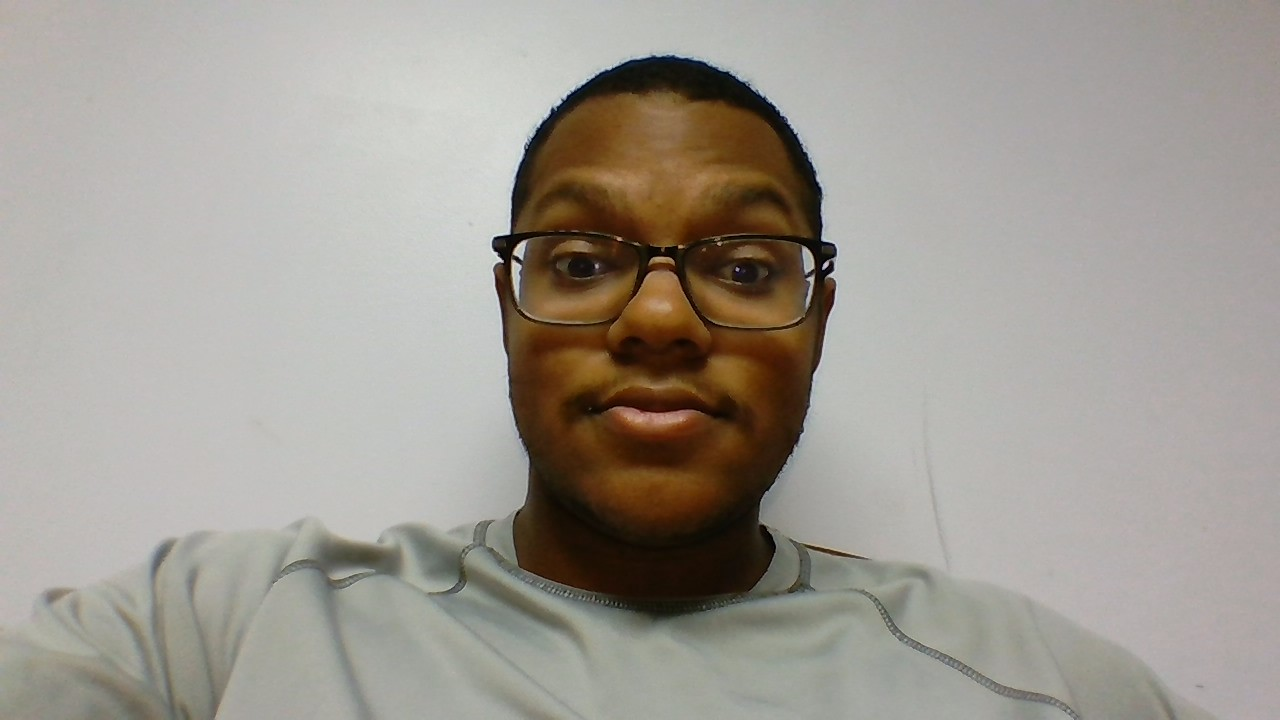
#> input picture Experimentals/Facial_recognition/DC.jpg, 1280 x 720 px, given in place of the camera
$ python 'color tracking.py'
#> lines starting #> are read from the running program, lines starting #| are printed output that depends on the picture; after the words box and inside, x2 and y2 are one past the last pixel; in counts of white or black regions, pixels touching at a corner belong together
import cv2
import numpy as np

def adjust_features_based_on_color_changes(color_changes, threshold=0.1):
    """
    Adjust the number of features to track based on the intensity of color changes.
    """
    if np.max(color_changes) > threshold:
        return min(100, 25 + int(np.sum(color_changes > threshold) * 2))  # Increase features up to a max of 100
    else:
        return max(5, 25 - int(np.sum(color_changes < threshold)))  # Decrease features down to a min of 5

# Load the Haar Cascade for face detection
face_cascade = cv2.CascadeClassifier(cv2.data.haarcascades + 'haarcascade_frontalface_default.xml')

# Initialize the webcam
cap = cv2.VideoCapture(0)

prev_frame = None  # Store the previous frame for color change analysis

while True:
    ret, frame = cap.read()
#> frame is the input picture: shape (720, 1280, 3); mean B, G, R 146.9, 154.8, 160
    if not ret:
        break

    gray_frame = cv2.cvtColor(frame, cv2.COLOR_BGR2GRAY)
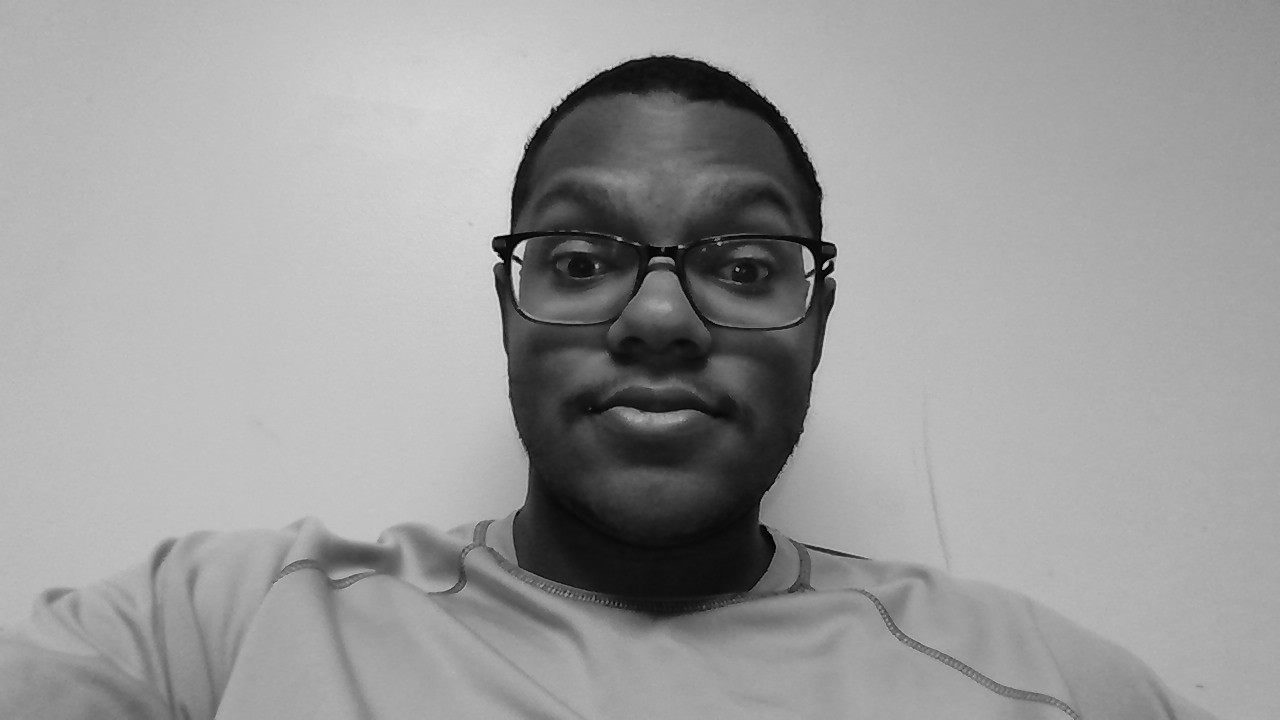
#> gray_frame: shape (720, 1280); min 0, max 236, mean 155.5

    # Face detection
    faces = face_cascade.detectMultiScale(gray_frame, 1.1, 4)
#> faces = [[471, 104, 392, 392]]

    if len(faces) > 0:
        for (x, y, w, h) in faces:
            margin = max(w, h) // 4
            roi_x, roi_y, roi_w, roi_h = max(x - margin // 2, 0), max(y - margin // 2, 0), min(w + margin, gray_frame.shape[1] - x), min(h + margin, gray_frame.shape[0] - y)
            current_roi = gray_frame[roi_y:roi_y+roi_h, roi_x:roi_x+roi_w]

            if prev_frame is not None:
                prev_roi = prev_frame[roi_y:roi_y+roi_h, roi_x:roi_x+roi_w]
                diff = cv2.absdiff(current_roi, prev_roi)

                # Divide the ROI into a grid and analyze color changes in each cell
                grid_size = 10  # Define the size of the grid
                grid_rows, grid_cols = roi_h // grid_size, roi_w // grid_size
                color_changes = np.zeros((grid_rows, grid_cols))
                for i in range(grid_rows):
                    for j in range(grid_cols):
                        cell_y, cell_x = i * grid_size, j * grid_size
                        cell_diff = diff[cell_y:cell_y+grid_size, cell_x:cell_x+grid_size]
                        cell_change = np.mean(cell_diff)
                        color_changes[i, j] = cell_change
                # Use color_changes to adjust bounding box and features
                features_to_track = adjust_features_based_on_color_changes(color_changes)
                # Assuming an existing function to adjust the bounding box based on color_changes
                # adjust_bounding_box(roi_x, roi_y, color_changes)

            # Draw the main face rectangle and the ROI for reference
            cv2.rectangle(frame, (x, y), (x+w, y+h), (255, 0, 0), 2)
            cv2.rectangle(frame, (roi_x, roi_y), (roi_x+roi_w, roi_y+roi_h), (0, 255, 255), 2)
#> this loop made 1 pass
#> (x, y, w, h, margin, roi_x, roi_y, roi_w) on pass 1: (471, 104, 392, 392, 98, 422, 55, 490)
#> pass 1, `current_roi = gray_frame[roi_y:roi_y+roi_h, roi_x:roi_x+roi_w]`:
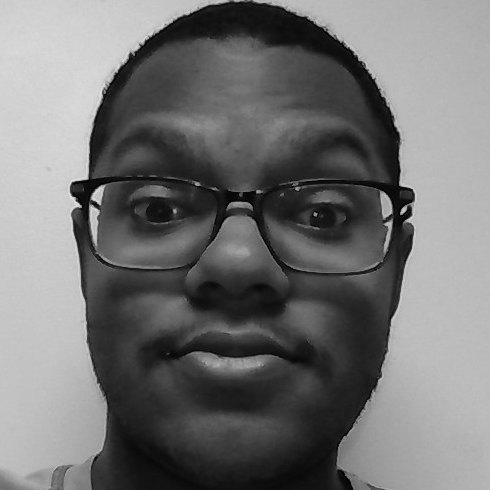
#> current_roi: shape (490, 490); min 0, max 236, mean 114.5
#> after the loop:
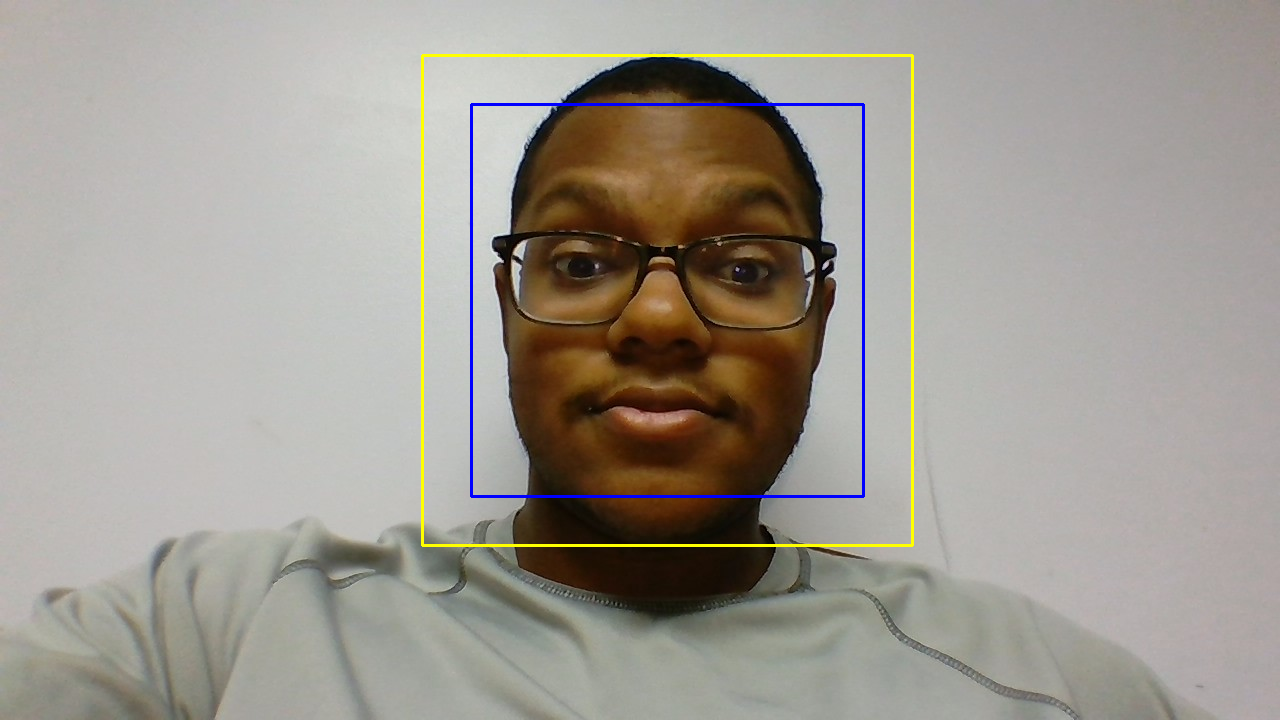
#> frame: shape (720, 1280, 3); 1.15% of pixels changed, all inside (x1, y1, x2, y2) = (421, 54, 914, 547)

    prev_frame = gray_frame

    cv2.imshow('Face Orientation and Color Change Tracking with Dynamic Features', frame)

    if cv2.waitKey(1) & 0xFF == ord('q'):
#> (key q is pressed here)
        break

cap.release()
cv2.destroyAllWindows()
